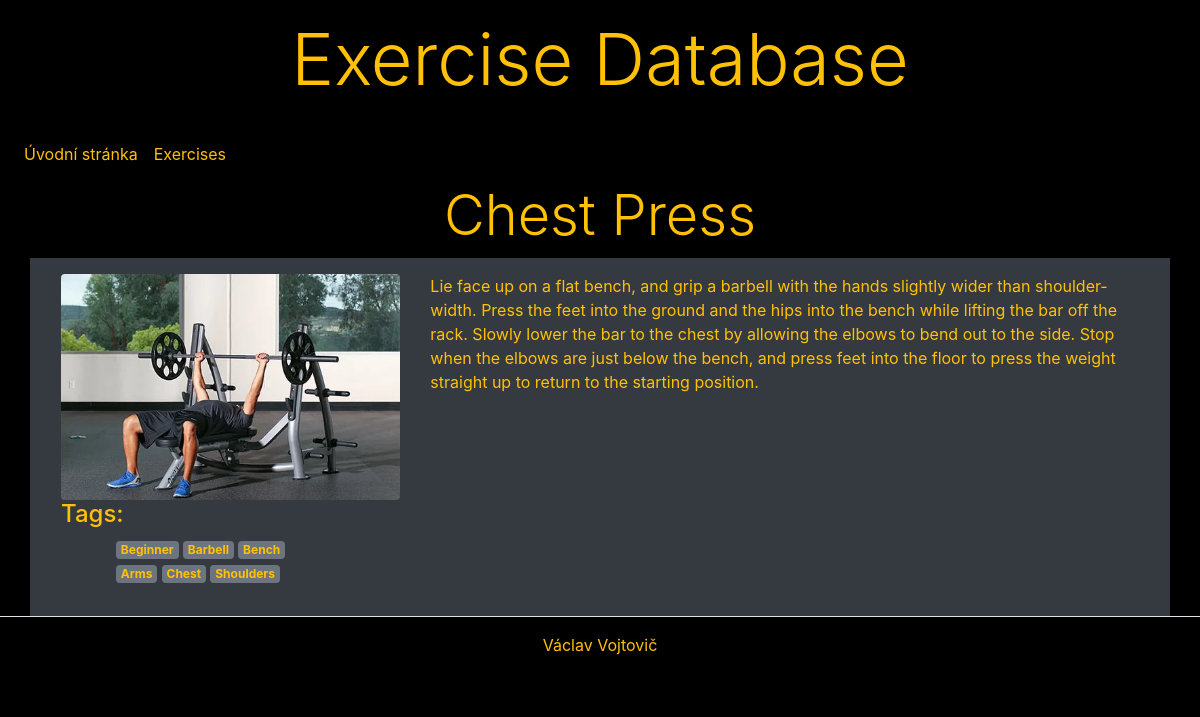
/database/exercises/7, run on the app's committed database.
### myapp/models.py (models this page shows, shortened)
class Exercise(models.Model):
    name = models.CharField(max_length=50, unique=True,verbose_name='Exercise',help_text='Exercise')
    poster = models.ImageField(
        upload_to='posters',
        blank=True,
        null=True,
        verbose_name='Plakát ',
        help_text='grafický soubor')
    difficulties = models.ManyToManyField(
        Difficulty,
        verbose_name='difficulties')
    equipments = models.ManyToManyField(Equipment)
    obsah = models.TextField(blank=True, verbose_name='obsah', help_text='obsah')
    body_parts = models.ManyToManyField(Body_part)
    class Meta:
        verbose_name = 'exercise'
        verbose_name_plural = 'exercises'
        ordering = ['name']

class Difficulty(models.Model):
    name = models.CharField(max_length=50, unique=True,verbose_name='Difficulty',help_text='Difficulty')
    class Meta:
        verbose_name = 'difficulty'
        verbose_name_plural = 'difficulty'
        ordering = ['name']

class Equipment(models.Model):
    equipment = models.CharField(max_length=50, unique=True,verbose_name='body part',help_text='body part')
    class Meta:
        verbose_name = 'equipment'
        verbose_name_plural = 'equipments'
        ordering = ['equipment']

class Body_part(models.Model):
    body_part = models.CharField(max_length=50, unique=True,verbose_name='body part',help_text='body part',default='Full body')
    class Meta:
        verbose_name = 'body_part'
        verbose_name_plural = 'body_parts'
        ordering = ['body_part']

### myapp/views.py (the view)
# urls.py: path('exercises/<int:pk>', views.ExerciseDetail.as_view(), name='exercise_detail'),
class ExerciseDetail(DetailView):
    model = Exercise
    context_object_name = 'exercise'
    template_name = 'detail.html'
    context = {
        'exercises': Exercise.objects.order_by('name'),
        'body_parts': Body_part.objects.order_by('body_part'),
        'difficulties': Difficulty.objects.all(),
        'equipments': Equipment.objects.all()
    }

### myapp/templates/detail.html (shortened to what this page needs)
{% extends 'base.html' %}
{% block content %}
    <h2 class="display-4 text-center text-warning">{{ exercise.name }}</h2>
    <div class="row bg-dark p-3 text-warning">
        <div class="col-lg-4">
            <img src="{{ exercise.poster.url }}"
                 class="img-fluid rounded"
                 alt="{{ exercise.name }}">
            <h4 class="text-warning">Tags:</h4>
            <ul>
<div class="col-lg-8">
            {% for difficulty in exercise.difficulties.all %}
                    <span class="badge badge-secondary text-warning">{{ difficulty.name }}</span>
                {% endfor %}
                {% for equipment in exercise.equipments.all %}
                    <span class="badge badge-secondary text-warning">{{ equipment.equipment }}</span>
                {% endfor %}
                {% for body_part in exercise.body_parts.all %}
                    <span class="badge badge-secondary text-warning">{{ body_part.body_part }}</span>
                {% endfor %}
        </div>
            </ul>
        </div>
    <div class="col-lg-8">
            <div>{{ exercise.obsah }}</div>
        </div>
    </div>
{% endblock %}

### data on the page
Exercise: name "Chest Press", poster (picture), obsah "Lie face up on a flat bench, and grip a barbell with the hands slightly wider than shoulder-width. Press the feet into the ground and the hips into the bench while lifting the bar off the rack. Slowly lower the bar to the chest by allowing the elbows to bend out to the side. Stop when the elbows are just below the bench, and press feet into the floor to press the weight straight up to return to the starting position."
Difficulty: name "Beginner"
Equipment: equipment "Barbell"
Equipment: equipment "Bench"
Body_part: body_part "Arms"
Body_part: body_part "Chest"
Body_part: body_part "Shoulders"
